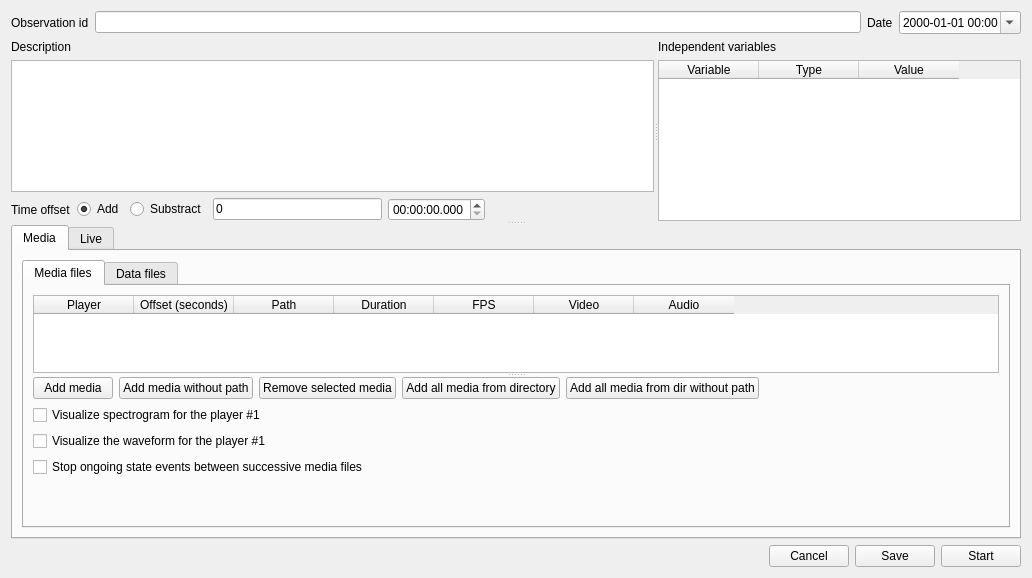
<?xml version="1.0" encoding="UTF-8"?>
<ui version="4.0">
 <class>Form</class>
 <widget class="QWidget" name="Form">
  <property name="geometry">
   <rect>
    <x>0</x>
    <y>0</y>
    <width>1032</width>
    <height>578</height>
   </rect>
  </property>
  <property name="windowTitle">
   <string>New observation</string>
  </property>
  <layout class="QVBoxLayout" name="verticalLayout_12">
   <item>
    <layout class="QHBoxLayout" name="horizontalLayout_2">
     <item>
      <widget class="QLabel" name="label">
       <property name="text">
        <string>Observation id</string>
       </property>
      </widget>
     </item>
     <item>
      <widget class="QLineEdit" name="leObservationId"/>
     </item>
     <item>
      <widget class="QLabel" name="label_8">
       <property name="text">
        <string>Date</string>
       </property>
      </widget>
     </item>
     <item>
      <widget class="QDateTimeEdit" name="dteDate">
       <property name="displayFormat">
        <string>yyyy-MM-dd hh:mm</string>
       </property>
       <property name="calendarPopup">
        <bool>true</bool>
       </property>
      </widget>
     </item>
    </layout>
   </item>
   <item>
    <widget class="QSplitter" name="splitter_2">
     <property name="orientation">
      <enum>Qt::Vertical</enum>
     </property>
     <widget class="QSplitter" name="splitter">
      <property name="orientation">
       <enum>Qt::Horizontal</enum>
      </property>
      <widget class="QWidget" name="layoutWidget">
       <layout class="QVBoxLayout" name="verticalLayout_2">
        <item>
         <widget class="QLabel" name="label_9">
          <property name="sizePolicy">
           <sizepolicy hsizetype="Preferred" vsizetype="Preferred">
            <horstretch>0</horstretch>
            <verstretch>0</verstretch>
           </sizepolicy>
          </property>
          <property name="text">
           <string>Description</string>
          </property>
          <property name="alignment">
           <set>Qt::AlignLeading|Qt::AlignLeft|Qt::AlignVCenter</set>
          </property>
         </widget>
        </item>
        <item>
         <widget class="QTextEdit" name="teDescription">
          <property name="sizePolicy">
           <sizepolicy hsizetype="Expanding" vsizetype="Expanding">
            <horstretch>0</horstretch>
            <verstretch>0</verstretch>
           </sizepolicy>
          </property>
          <property name="maximumSize">
           <size>
            <width>16777215</width>
            <height>16777215</height>
           </size>
          </property>
          <property name="acceptDrops">
           <bool>false</bool>
          </property>
         </widget>
        </item>
        <item>
         <layout class="QHBoxLayout" name="horizontalLayout_6">
          <item>
           <widget class="QLabel" name="lbTimeOffset">
            <property name="text">
             <string>Time offset</string>
            </property>
           </widget>
          </item>
          <item>
           <widget class="QRadioButton" name="rbAdd">
            <property name="text">
             <string>Add</string>
            </property>
            <property name="checked">
             <bool>true</bool>
            </property>
           </widget>
          </item>
          <item>
           <widget class="QRadioButton" name="rbSubstract">
            <property name="text">
             <string>Substract</string>
            </property>
           </widget>
          </item>
          <item>
           <widget class="QLineEdit" name="leTimeOffset">
            <property name="text">
             <string>0</string>
            </property>
           </widget>
          </item>
          <item>
           <widget class="QTimeEdit" name="teTimeOffset">
            <property name="displayFormat">
             <string>hh:mm:ss.zzz</string>
            </property>
           </widget>
          </item>
          <item>
           <spacer name="horizontalSpacer_2">
            <property name="orientation">
             <enum>Qt::Horizontal</enum>
            </property>
            <property name="sizeHint" stdset="0">
             <size>
              <width>40</width>
              <height>20</height>
             </size>
            </property>
           </spacer>
          </item>
         </layout>
        </item>
       </layout>
      </widget>
      <widget class="QWidget" name="layoutWidget">
       <layout class="QVBoxLayout" name="verticalLayout_11" stretch="0,0">
        <item>
         <widget class="QLabel" name="label_3">
          <property name="text">
           <string>Independent variables</string>
          </property>
         </widget>
        </item>
        <item>
         <widget class="QTableWidget" name="twIndepVariables">
          <column>
           <property name="text">
            <string>Variable</string>
           </property>
          </column>
          <column>
           <property name="text">
            <string>Type</string>
           </property>
          </column>
          <column>
           <property name="text">
            <string>Value</string>
           </property>
          </column>
         </widget>
        </item>
       </layout>
      </widget>
     </widget>
     <widget class="QWidget" name="layoutWidget">
      <layout class="QVBoxLayout" name="verticalLayout_9">
       <item>
        <widget class="QTabWidget" name="tabProjectType">
         <property name="enabled">
          <bool>true</bool>
         </property>
         <property name="maximumSize">
          <size>
           <width>16777215</width>
           <height>16777215</height>
          </size>
         </property>
         <property name="tabShape">
          <enum>QTabWidget::Rounded</enum>
         </property>
         <property name="currentIndex">
          <number>0</number>
         </property>
         <property name="usesScrollButtons">
          <bool>false</bool>
         </property>
         <property name="documentMode">
          <bool>false</bool>
         </property>
         <property name="tabsClosable">
          <bool>false</bool>
         </property>
         <property name="movable">
          <bool>false</bool>
         </property>
         <widget class="QWidget" name="tabVideo">
          <attribute name="title">
           <string>Media</string>
          </attribute>
          <layout class="QVBoxLayout" name="verticalLayout_14">
           <item>
            <widget class="QTabWidget" name="tabWidget">
             <property name="currentIndex">
              <number>0</number>
             </property>
             <widget class="QWidget" name="tab_player_1">
              <attribute name="title">
               <string>Media files</string>
              </attribute>
              <layout class="QVBoxLayout" name="verticalLayout_5">
               <item>
                <widget class="QSplitter" name="splitter_3">
                 <property name="orientation">
                  <enum>Qt::Vertical</enum>
                 </property>
                 <widget class="QWidget" name="layoutWidget">
                  <layout class="QVBoxLayout" name="verticalLayout_3">
                   <item>
                    <widget class="QTableWidget" name="twVideo1">
                     <property name="editTriggers">
                      <set>QAbstractItemView::AnyKeyPressed|QAbstractItemView::DoubleClicked|QAbstractItemView::EditKeyPressed</set>
                     </property>
                     <property name="selectionMode">
                      <enum>QAbstractItemView::MultiSelection</enum>
                     </property>
                     <property name="selectionBehavior">
                      <enum>QAbstractItemView::SelectRows</enum>
                     </property>
                     <column>
                      <property name="text">
                       <string>Player</string>
                      </property>
                     </column>
                     <column>
                      <property name="text">
                       <string>Offset (seconds)</string>
                      </property>
                     </column>
                     <column>
                      <property name="text">
                       <string>Path</string>
                      </property>
                     </column>
                     <column>
                      <property name="text">
                       <string>Duration</string>
                      </property>
                     </column>
                     <column>
                      <property name="text">
                       <string>FPS</string>
                      </property>
                     </column>
                     <column>
                      <property name="text">
                       <string>Video</string>
                      </property>
                     </column>
                     <column>
                      <property name="text">
                       <string>Audio</string>
                      </property>
                     </column>
                    </widget>
                   </item>
                  </layout>
                 </widget>
                 <widget class="QWidget" name="layoutWidget">
                  <layout class="QVBoxLayout" name="verticalLayout">
                   <item>
                    <layout class="QHBoxLayout" name="horizontalLayout_3">
                     <item>
                      <widget class="QPushButton" name="pbAddVideo">
                       <property name="text">
                        <string>Add media</string>
                       </property>
                      </widget>
                     </item>
                     <item>
                      <widget class="QPushButton" name="pb_add_media_without_path">
                       <property name="text">
                        <string>Add media without path</string>
                       </property>
                      </widget>
                     </item>
                     <item>
                      <widget class="QPushButton" name="pbRemoveVideo">
                       <property name="text">
                        <string>Remove selected media</string>
                       </property>
                      </widget>
                     </item>
                     <item>
                      <widget class="QPushButton" name="pbAddMediaFromDir">
                       <property name="text">
                        <string>Add all media from directory</string>
                       </property>
                      </widget>
                     </item>
                     <item>
                      <widget class="QPushButton" name="pb_add_all_media_from_dir_without_path">
                       <property name="text">
                        <string>Add all media from dir without path</string>
                       </property>
                      </widget>
                     </item>
                     <item>
                      <spacer name="horizontalSpacer_6">
                       <property name="orientation">
                        <enum>Qt::Horizontal</enum>
                       </property>
                       <property name="sizeHint" stdset="0">
                        <size>
                         <width>40</width>
                         <height>20</height>
                        </size>
                       </property>
                      </spacer>
                     </item>
                    </layout>
                   </item>
                   <item>
                    <widget class="QCheckBox" name="cbVisualizeSpectrogram">
                     <property name="text">
                      <string>Visualize spectrogram for the player #1</string>
                     </property>
                    </widget>
                   </item>
                   <item>
                    <widget class="QCheckBox" name="cb_visualize_waveform">
                     <property name="text">
                      <string>Visualize the waveform for the player #1</string>
                     </property>
                    </widget>
                   </item>
                   <item>
                    <widget class="QCheckBox" name="cbCloseCurrentBehaviorsBetweenVideo">
                     <property name="text">
                      <string>Stop ongoing state events between successive media files</string>
                     </property>
                    </widget>
                   </item>
                   <item>
                    <spacer name="verticalSpacer">
                     <property name="orientation">
                      <enum>Qt::Vertical</enum>
                     </property>
                     <property name="sizeType">
                      <enum>QSizePolicy::MinimumExpanding</enum>
                     </property>
                     <property name="sizeHint" stdset="0">
                      <size>
                       <width>20</width>
                       <height>40</height>
                      </size>
                     </property>
                    </spacer>
                   </item>
                  </layout>
                 </widget>
                </widget>
               </item>
              </layout>
             </widget>
             <widget class="QWidget" name="tab_data_files">
              <attribute name="title">
               <string>Data files</string>
              </attribute>
              <layout class="QVBoxLayout" name="verticalLayout_17">
               <item>
                <widget class="QSplitter" name="splitter_5">
                 <property name="orientation">
                  <enum>Qt::Vertical</enum>
                 </property>
                 <widget class="QWidget" name="layoutWidget">
                  <layout class="QVBoxLayout" name="verticalLayout_15">
                   <item>
                    <widget class="QLabel" name="label_7">
                     <property name="text">
                      <string>Data files to plot</string>
                     </property>
                    </widget>
                   </item>
                   <item>
                    <widget class="QTableWidget" name="tw_data_files">
                     <property name="selectionMode">
                      <enum>QAbstractItemView::MultiSelection</enum>
                     </property>
                     <column>
                      <property name="text">
                       <string>Path</string>
                      </property>
                     </column>
                     <column>
                      <property name="text">
                       <string>Columns to plot</string>
                      </property>
                     </column>
                     <column>
                      <property name="text">
                       <string>Plot title</string>
                      </property>
                     </column>
                     <column>
                      <property name="text">
                       <string>Variable name</string>
                      </property>
                     </column>
                     <column>
                      <property name="text">
                       <string>Converters</string>
                      </property>
                     </column>
                     <column>
                      <property name="text">
                       <string>Time interval (s)</string>
                      </property>
                     </column>
                     <column>
                      <property name="text">
                       <string>Start position (s)</string>
                      </property>
                     </column>
                     <column>
                      <property name="text">
                       <string>Substract first value</string>
                      </property>
                     </column>
                     <column>
                      <property name="text">
                       <string>Color</string>
                      </property>
                     </column>
                    </widget>
                   </item>
                  </layout>
                 </widget>
                 <widget class="QWidget" name="layoutWidget">
                  <layout class="QVBoxLayout" name="verticalLayout_16">
                   <item>
                    <layout class="QHBoxLayout" name="horizontalLayout_5">
                     <item>
                      <widget class="QPushButton" name="pb_add_data_file">
                       <property name="text">
                        <string>Add data file</string>
                       </property>
                      </widget>
                     </item>
                     <item>
                      <widget class="QPushButton" name="pb_add_data_file_wo_path">
                       <property name="text">
                        <string>Add data file without path</string>
                       </property>
                      </widget>
                     </item>
                     <item>
                      <widget class="QPushButton" name="pb_view_data_head">
                       <property name="text">
                        <string>View first rows</string>
                       </property>
                      </widget>
                     </item>
                     <item>
                      <widget class="QPushButton" name="pb_plot_data">
                       <property name="text">
                        <string>Show plot</string>
                       </property>
                      </widget>
                     </item>
                     <item>
                      <widget class="QPushButton" name="pb_remove_data_file">
                       <property name="text">
                        <string>Remove selected data file</string>
                       </property>
                      </widget>
                     </item>
                     <item>
                      <spacer name="horizontalSpacer_7">
                       <property name="orientation">
                        <enum>Qt::Horizontal</enum>
                       </property>
                       <property name="sizeHint" stdset="0">
                        <size>
                         <width>40</width>
                         <height>20</height>
                        </size>
                       </property>
                      </spacer>
                     </item>
                    </layout>
                   </item>
                   <item>
                    <spacer name="verticalSpacer_4">
                     <property name="orientation">
                      <enum>Qt::Vertical</enum>
                     </property>
                     <property name="sizeHint" stdset="0">
                      <size>
                       <width>20</width>
                       <height>40</height>
                      </size>
                     </property>
                    </spacer>
                   </item>
                  </layout>
                 </widget>
                </widget>
               </item>
              </layout>
             </widget>
            </widget>
           </item>
          </layout>
         </widget>
         <widget class="QWidget" name="tabLive">
          <attribute name="title">
           <string>Live</string>
          </attribute>
          <layout class="QVBoxLayout" name="verticalLayout_10">
           <item>
            <layout class="QVBoxLayout" name="verticalLayout_8">
             <item>
              <layout class="QHBoxLayout" name="horizontalLayout_8">
               <item>
                <widget class="QLabel" name="label_4">
                 <property name="text">
                  <string>Scan sampling every</string>
                 </property>
                </widget>
               </item>
               <item>
                <widget class="QSpinBox" name="sbScanSampling">
                 <property name="maximum">
                  <number>1000000</number>
                 </property>
                </widget>
               </item>
               <item>
                <widget class="QLabel" name="label_6">
                 <property name="text">
                  <string>seconds</string>
                 </property>
                </widget>
               </item>
               <item>
                <spacer name="horizontalSpacer">
                 <property name="orientation">
                  <enum>Qt::Horizontal</enum>
                 </property>
                 <property name="sizeHint" stdset="0">
                  <size>
                   <width>40</width>
                   <height>20</height>
                  </size>
                 </property>
                </spacer>
               </item>
              </layout>
             </item>
             <item>
              <spacer name="verticalSpacer_2">
               <property name="orientation">
                <enum>Qt::Vertical</enum>
               </property>
               <property name="sizeHint" stdset="0">
                <size>
                 <width>20</width>
                 <height>40</height>
                </size>
               </property>
              </spacer>
             </item>
            </layout>
           </item>
          </layout>
         </widget>
        </widget>
       </item>
       <item>
        <layout class="QHBoxLayout" name="horizontalLayout">
         <item>
          <spacer name="horizontalSpacer_3">
           <property name="orientation">
            <enum>Qt::Horizontal</enum>
           </property>
           <property name="sizeHint" stdset="0">
            <size>
             <width>40</width>
             <height>20</height>
            </size>
           </property>
          </spacer>
         </item>
         <item>
          <widget class="QPushButton" name="pbCancel">
           <property name="text">
            <string>Cancel</string>
           </property>
          </widget>
         </item>
         <item>
          <widget class="QPushButton" name="pbSave">
           <property name="text">
            <string>Save</string>
           </property>
          </widget>
         </item>
         <item>
          <widget class="QPushButton" name="pbLaunch">
           <property name="text">
            <string>Start</string>
           </property>
          </widget>
         </item>
        </layout>
       </item>
      </layout>
     </widget>
    </widget>
   </item>
  </layout>
 </widget>
 <resources/>
 <connections/>
</ui>
